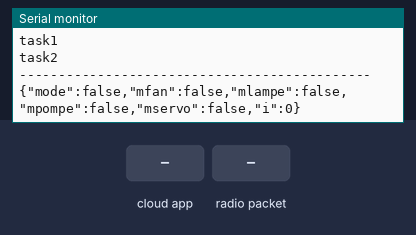
The sketch below on a simulated ESP32. Shown: the last lines printed to the serial monitor. Inputs (shaded band) come from the test bench. WiFi joins after 1.5 s; servers stay silent unless stated; no radio packets arrive unless stated; the Firebase database answers and starts empty.

Above: at 2.7 s.
2.8 s: the phone or cloud app sets mfan to 1
At 5.3 s:
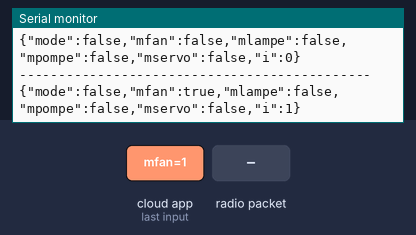
6.6 s: the phone or cloud app sets mlampe to 1
At 8.0 s:
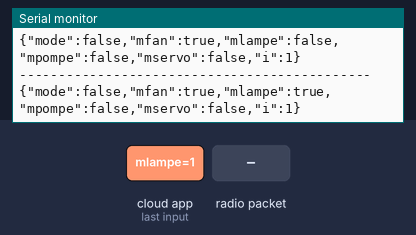
10.4 s: the phone or cloud app sets mpompe to 1
At 11.8 s:
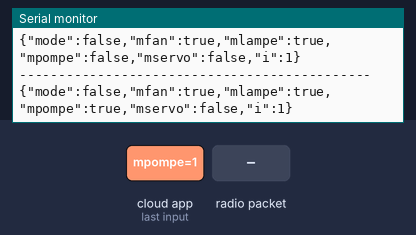
14.2 s: the phone or cloud app sets mservo to 1
At 15.6 s:
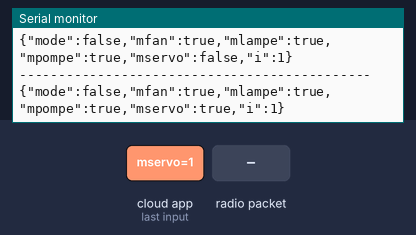
17.9 s: the phone or cloud app sets mode to 1
At 19.4 s:
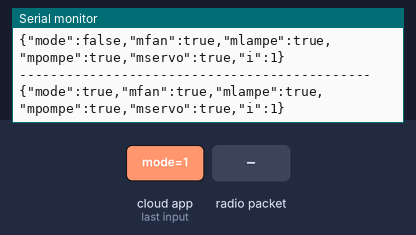
21.5 s: radio packet "1" arrives
At 24.8 s:
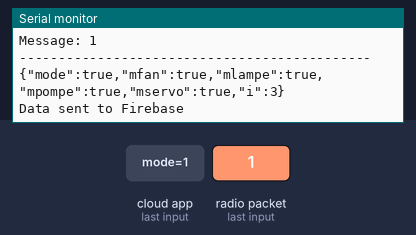
Timing chart, 0 to 26.3 s (numbered marks = the images above; inputs shaded):
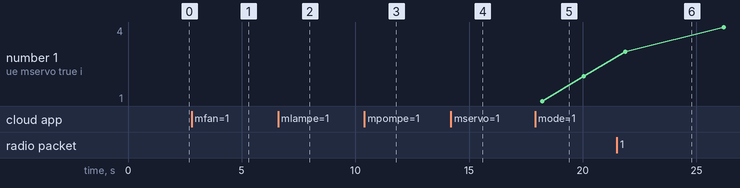

The sketch:

nesrineemaphore_.ino
```cpp
#include <Arduino.h>
#include <ArduinoJson.h>
#include <SPI.h>
#include <LoRa.h>
#include <WiFi.h>
#include <Firebase_ESP_Client.h>

const int csPin = 5;
const int resetPin = 14;
const int irqPin = 2;
bool messageSentForFalseMode = false;
// WiFi and Firebase configuration
#define WIFI_SSID "JobGate"
#define WIFI_PASSWORD "JobGate2021"
#define API_KEY "AIzaSyA5pKm3m27xMD7wgkHoS_SwbPCrUgs6-Uk"
#define DATABASE_URL "https://serre-ab268-default-rtdb.firebaseio.com/"

FirebaseData fbdo;
FirebaseAuth auth;
FirebaseConfig config;
int i=0;
// Variables
bool mode;
bool mfan;
bool mlampe;
bool mpompe;
bool mservo;
bool signupOK;
byte msgCount = 0;
int interval = 2000;
long lastSendTime = 0;
String message = "{\"mode\":" + String(mode) + ",\"mfan\":" + String(mfan) + ",\"mlampe\":" + String(mlampe) + ",\"mpompe\":" + String(mpompe) + ",\"mservo\":" + String(mservo) + "}";
String incoming = "";
bool isReadingData = false;
bool isSendingData = false;

SemaphoreHandle_t xSemaphore = NULL;

void sendCommandFirebase(void* parameter);
void onReceive(void* parameter);
void sendMessage(String outgoing);
void processData(String data);

void setup() {
  Serial.begin(115200);
  while (!Serial);

  LoRa.setPins(csPin, resetPin, irqPin);
  if (!LoRa.begin(433E6)) {
    Serial.println("LoRa init failed. Check your connections.");
    while (true);
  }
  LoRa.setSyncWord(0xF3);
  Serial.println("LoRa init succeeded.");

  WiFi.begin(WIFI_SSID, WIFI_PASSWORD);
  Serial.print("Connecting to Wi-Fi");
  while (WiFi.status() != WL_CONNECTED) {
    Serial.print(".");
    delay(300);
  }
  Serial.println(WiFi.localIP());

  // Initialize Firebase
  config.api_key = API_KEY;
  config.database_url = DATABASE_URL;
  Firebase.begin(&config, &auth);
  Firebase.reconnectWiFi(true);

  if (Firebase.signUp(&config, &auth, "", "")) {
    Serial.println("Firebase sign up succeeded.");
    signupOK = true;
  } else {
    Serial.printf("Firebase sign up error: %s\n", config.signer.signupError.message.c_str());
  }

  xSemaphore = xSemaphoreCreateMutex();

  // Tasks
  xTaskCreate(
    onReceive,
    "LoRaReceive",
    9000,
    NULL,
    1,
    NULL
  );

  xTaskCreate(
    sendCommandFirebase,
    "CommandFirebase",
    9000,
    NULL,
    1,
    NULL
  );
}

void loop() {
  //delay(1000);
}

void sendMessage(String outgoing) {

  LoRa.beginPacket();
  LoRa.print(outgoing);
  LoRa.endPacket();
  i++;
 /*  Serial.println("senddddddddddddddddddddddddddddddddddddddddddddd");
  msgCount++;*/
}

void onReceive(void* parameter) {
  Serial.println("task1");
    incoming = "";
  while (true) {
    int packetSize = LoRa.parsePacket();
    if (packetSize) {
      while (LoRa.available()) {
        incoming += (char)LoRa.read();
      }
      Serial.println("Message: " + incoming);
      xSemaphoreTake(xSemaphore, portMAX_DELAY);
      processData(incoming);

        delay(1000);
      xSemaphoreGive(xSemaphore);
    }
    delay(10); // Avoid busy loop
  }
}

void sendCommandFirebase(void* parameter) {
  Serial.println("task2");
  while (true) {
    if (Firebase.ready()) {
      xSemaphoreTake(xSemaphore, portMAX_DELAY);

      Firebase.RTDB.getBool(&fbdo, "/manActionneurs/mfan", &mfan);
      Firebase.RTDB.getBool(&fbdo, "/manActionneurs/mlampe", &mlampe);
      Firebase.RTDB.getBool(&fbdo, "/manActionneurs/mpompe", &mpompe);
      Firebase.RTDB.getBool(&fbdo, "/manActionneurs/mservo", &mservo);
      Firebase.RTDB.getBool(&fbdo, "/mode", &mode);

      StaticJsonDocument<200> doc;
      doc["mode"] = mode;
      doc["mfan"] = mfan;
      doc["mlampe"] = mlampe;
      doc["mpompe"] = mpompe;
      doc["mservo"] = mservo;
      doc["i"]=i;
      serializeJson(doc, message);
      Serial.println("---------------------------------------------");
      Serial.println(message);
  delay(1000);
    if (mode == true) {
        sendMessage(message);
        messageSentForFalseMode = false; // Reset the flag
      } else if (mode == false && !messageSentForFalseMode) {
        sendMessage(message);
        messageSentForFalseMode = true; // Set the flag to indicate message has been sent
      }
         xSemaphoreGive(xSemaphore);

    }
    delay(10); // Check Firebase every 10 seconds
  }
}

void processData(String data) {
  DynamicJsonDocument doc(1024);
  deserializeJson(doc, data);

  int gaz = doc["gaz"];
  float temperature = doc["Temperature"];
  float hum = doc["hum"];
  int light = doc["light"];
  int rainState = doc["rainState"];
  int moistureValue = doc["moistureValue"];
  bool servoPos = bool(doc["servo"]);
  bool fan = bool(doc["fan"]);
  bool pompe = bool(doc["pompe"]);
  bool lampe = bool(doc["lampe"]);

  if (Firebase.ready()) {
    Firebase.RTDB.setInt(&fbdo, "/sensors/rainState", rainState);
    Firebase.RTDB.setInt(&fbdo, "/sensors/light", light);
    Firebase.RTDB.setBool(&fbdo, "/sensors/servoos", servoPos);
    Firebase.RTDB.setBool(&fbdo, "/sensors/fan", fan);
    Firebase.RTDB.setBool(&fbdo, "/sensors/pompe", pompe);
    Firebase.RTDB.setBool(&fbdo, "/sensors/lampe", lampe);
    Firebase.RTDB.setFloat(&fbdo, "/sensors/temperature", temperature);
    Firebase.RTDB.setFloat(&fbdo, "/sensors/hum", hum);
    Firebase.RTDB.setInt(&fbdo, "/sensors/gaz", gaz);
    Firebase.RTDB.setInt(&fbdo, "/sensors/moistureValue", moistureValue);
    Serial.println("Data sent to Firebase");
  }
}
```

Measured:
- after the input at 2.8 s, the serial monitor: prints a new line after 1.3 s (image 1)
- after the input at 6.6 s, the serial monitor: prints a new line after 1.0 s (image 2)
- after the input at 10.4 s, the serial monitor: prints a new line after 0.76 s (image 3)
- after the input at 14.2 s, the serial monitor: prints a new line after 0.50 s (image 4)
- after the input at 17.9 s, the serial monitor: prints a new line after 0.33 s (image 5)
- after the input at 21.5 s, the serial monitor: prints a new line at once (image 6)
